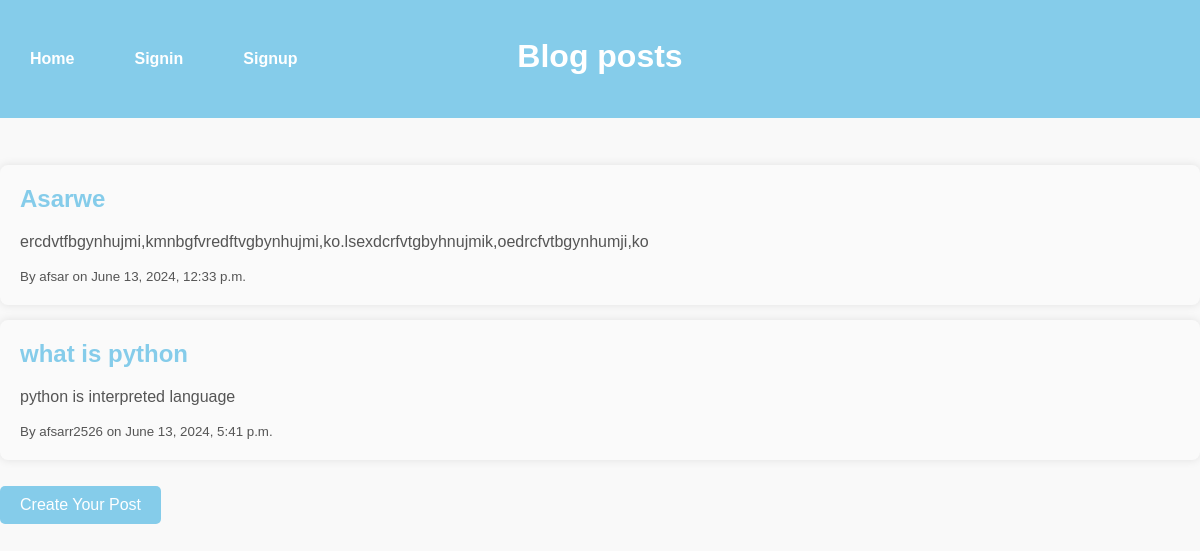
The page / on the database its author committed.
### myblog/models.py (models this page shows, shortened)
class BlogPost(models.Model):
    title = models.CharField(max_length=200)
    content = models.TextField()
    author = models.ForeignKey(User, on_delete=models.CASCADE)
    timestamp = models.DateTimeField(auto_now_add=True)

### myblog/views.py (the view)
# urls.py: path('', views.home, name='home'),
def home(request):
    posts = BlogPost.objects.all()
    return render(request, 'blog/home.html', {'posts': posts})

### myblog/templates/blog/home.html (shortened to what this page needs)
{% extends "blog/base.html" %}
{% block content %}
<h1 style="color: #fff; text-align: center; margin-top: -80px;">Blog posts</h1>
<ul style="list-style: none;margin-top: 90px; padding: 0;">
    {% for post in posts %}
    <li style="background: #fafafa; margin: 15px 0; padding: 20px; border-radius: 8px; box-shadow: 0 0 10px rgba(0, 0, 0, 0.1);">
        <h2 style="margin-top: 0; color: #333;"><a href="{% url 'post_detail' post.id %}" style="color: #85ccea; text-decoration: none;">{{ post.title }}</a></h2>
        <p>{{ post.content|truncatewords:30 }}</p>
        <small style="color: #555;">By {{ post.author }} on {{ post.timestamp }}</small><br>
    </li>
    {% endfor %}
</ul>
<a href="{% url 'create_post' %}" style="display: inline-block; padding: 10px 20px; background-color: #85ccea; color: #fff; border-radius: 5px; text-decoration: none; margin-top: 10px;">Create Your Post</a>
{% endblock %}

### myblog/templates/blog/base.html (shortened to what this page needs)
<!DOCTYPE html>
<html lang="en">
<head>
    {% load static %}
    <link rel="stylesheet" href="{% static 'css/style.css' %}">
</head>
<body>
    <nav>
        <ul>
            <li><a href="{% url 'home' %}">Home</a></li>
            {% if user.is_authenticated %}
                <li><a href="{% url 'logout' %}">Logout</a></li>
                <li><a href="{% url 'create_post' %}">Create Post</a></li>
            {% else %}
                <li><a href="{% url 'login' %}" >Signin</a></li>
                <li><a href="{% url 'register' %}">Signup</a></li>
            {% endif %}
        </ul>
    </nav>
    <div class="container">
        {% block content %}{% endblock %}
    </div>
</body>
</html>

### myblog/static/css/style.css (style rules this page uses)
body { font-family: Arial, sans-serif; background-color: #f9f9f9; color: #555; margin: 0; padding: 0; }
nav { background-color: #85ccea; color: #fff; padding: 15px 10px; text-align: center; }
nav ul { list-style: none; padding: 0; margin: 0; display: flex; -ms-flex-align: end; }
nav ul li { display: inline; margin-right: 20px; }
nav ul li a { color: #fff; text-decoration: none; font-weight: bold; }
h1, h2, h3 { color: #85ccea; }
ul { list-style: none; padding: 0; }
ul li { margin-block: 15px; padding: 20px; }
ul li h2 { margin-top: 0; color: #333; }
a { color: #85ccea; text-decoration: none; }
small { color: #777; }

### rows shown on the page
BlogPost: title "Asarwe", content "ercdvtfbgynhujmi,kmnbgfvredftvgbynhujmi,ko.lsexdcrfvtgbyhnujmik,oedrcfvtbgynhumji,ko", author "afsar", timestamp "June 13, 2024, 12:33 p.m."
BlogPost: title "what is python", content "python is interpreted language", author "afsarr2526", timestamp "June 13, 2024, 5:41 p.m."
